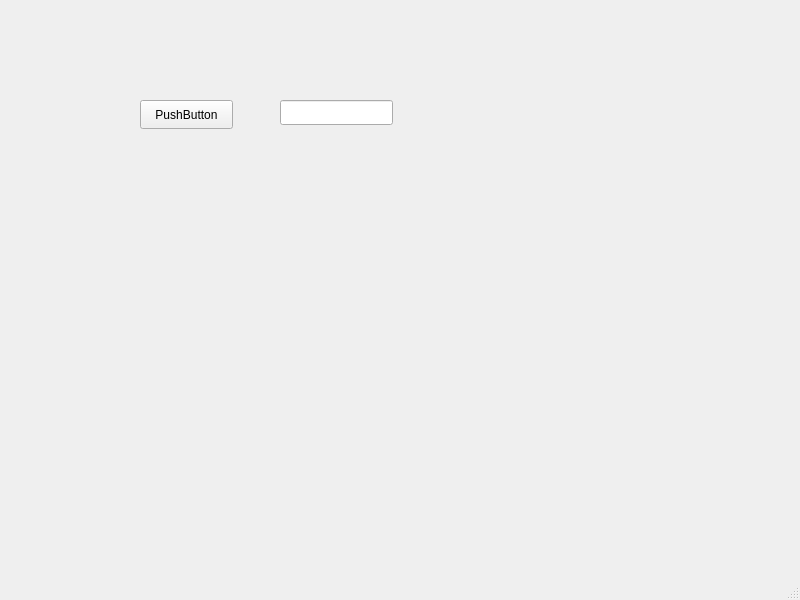
<?xml version="1.0" encoding="UTF-8"?>
<ui version="4.0">
 <class>MainWindow</class>
 <widget class="QMainWindow" name="MainWindow">
  <property name="geometry">
   <rect>
    <x>0</x>
    <y>0</y>
    <width>800</width>
    <height>600</height>
   </rect>
  </property>
  <property name="windowTitle">
   <string>MainWindow</string>
  </property>
  <widget class="QWidget" name="centralwidget">
   <widget class="QPushButton" name="nappi">
    <property name="geometry">
     <rect>
      <x>140</x>
      <y>100</y>
      <width>93</width>
      <height>29</height>
     </rect>
    </property>
    <property name="text">
     <string>PushButton</string>
    </property>
   </widget>
   <widget class="QLineEdit" name="teksti">
    <property name="geometry">
     <rect>
      <x>280</x>
      <y>100</y>
      <width>113</width>
      <height>25</height>
     </rect>
    </property>
   </widget>
  </widget>
  <widget class="QMenuBar" name="menubar">
   <property name="geometry">
    <rect>
     <x>0</x>
     <y>0</y>
     <width>800</width>
     <height>18</height>
    </rect>
   </property>
  </widget>
  <widget class="QStatusBar" name="statusbar"/>
 </widget>
 <resources/>
 <connections/>
</ui>
